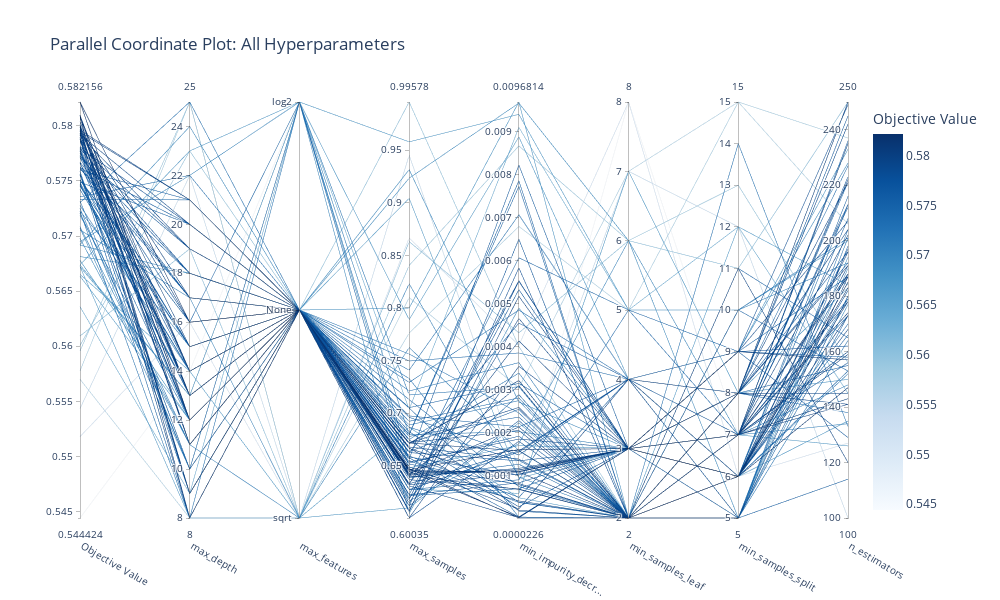

Notebook code for this chart:
### Markdown cell above
---
## 10. 視覺化 4：平行座標圖

同時觀察所有超參數與目標值的關係，識別高性能配置模式。

### Code cell
fig = plot_parallel_coordinate(study)
fig.update_layout(
    title="Parallel Coordinate Plot: All Hyperparameters",
    width=1000,
    height=600
)
fig.show()

# 儲存圖片
fig.write_image(FIG_DIR / 'optuna_parallel_coordinate.png', width=1000, height=600)
print(f"✓ 圖片已儲存: {FIG_DIR / 'optuna_parallel_coordinate.png'}")
